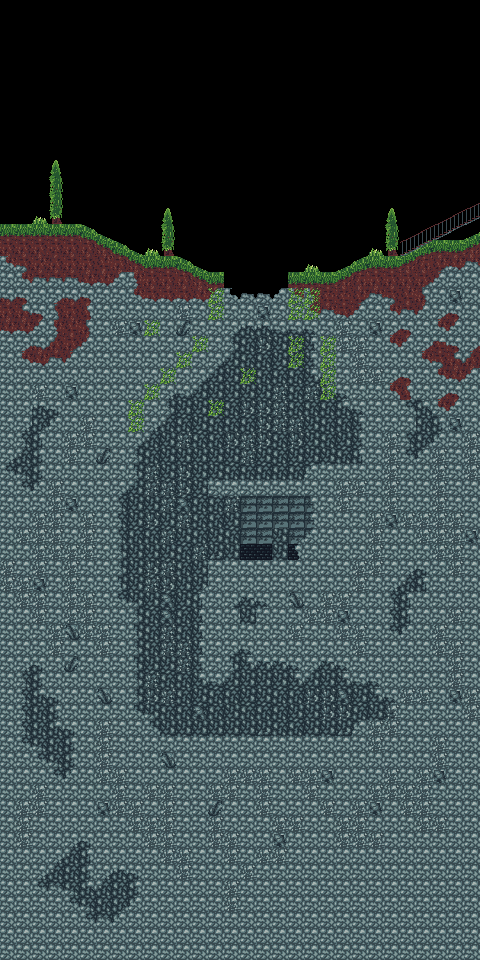

This is a level from a 2D game, rendered from its Tiled map with the project's own tilesets. A one-line summary and the map file follow, with tile-layer data summarised:
An orthogonal 30x60 tile map with 16x16 px tiles, 4 tile layers (Tile Layer 1, Tile Layer 2, Tile Layer 3, Tile Layer 4), 4 tilesets and 64 objects.

<map version="1.10" tiledversion="1.10.2" orientation="orthogonal" renderorder="right-down" width="30" height="60" tilewidth="16" tileheight="16" infinite="0" nextlayerid="13" nextobjectid="109">
 <properties>
  <property name="defaultZoom" type="float" value="0.15" />
  <property name="weatherParticleTextures" value="textures/raindrop.png" />
  <property name="weatherParticlesSpawnAngle" type="float" value="66" />
  <property name="weatherParticlesSpeed" type="float" value="7" />
  <property name="weatherParticlesSpread" type="float" value="90" />
 </properties>
 <tileset firstgid="1" source="../tilesets/mergedTextures.tsx" />
 <tileset firstgid="41" source="../tilesets/terrain.tsx" />
 <tileset firstgid="149" source="../tilesets/decor.tsx" />
 <tileset firstgid="249" source="../tilesets/crystals.tsx" />
 <layer id="1" name="Tile Layer 1" width="30" height="60">
  <data>[1800 cells, 541 non-empty, 2 distinct tile ids]</data>
 </layer>
 <layer id="7" name="Tile Layer 2" width="30" height="60">
  <data>[1800 cells, 18 non-empty, 2 distinct tile ids]</data>
 </layer>
 <layer id="6" name="Tile Layer 3" width="30" height="60">
  <data>[1800 cells, 1129 non-empty, 54 distinct tile ids]</data>
 </layer>
 <layer id="8" name="Tile Layer 4" width="30" height="60">
  <data>[1800 cells, 281 non-empty, 14 distinct tile ids]</data>
 </layer>
 <objectgroup id="3" name="LevelCollision" visible="0">
  <object id="2" x="0" y="224" width="76" height="16" />
  <object id="4" x="76" y="224">
   <polygon points="0,0 64,32 64,48 0,16" />
  </object>
  <object id="5" x="140" y="256" width="32" height="16" />
  <object id="6" x="172" y="256">
   <polygon points="0,0 32,16 32,32 0,16" />
  </object>
  <object id="8" x="204" y="272" width="20" height="16" />
  <object id="16" x="208" y="288" width="16" height="80" />
  <object id="36" x="112" y="352" width="96" height="32" />
  <object id="37" x="96" y="384" width="32" height="96" />
  <object id="38" x="84" y="480" width="28" height="112" />
  <object id="39" x="96" y="592" width="32" height="144" />
  <object id="40" x="112" y="736" width="336" height="16" />
  <object id="41" x="208" y="592" width="16" height="80" />
  <object id="43" x="208" y="560" width="16" height="32" />
  <object id="46" x="224" y="560" width="144" height="16" />
  <object id="47" x="208" y="480" width="112" height="16" />
  <object id="48" x="304" y="496" width="32" height="64" />
  <object id="49" x="304" y="464" width="80" height="16" />
  <object id="50" x="336" y="368" width="32" height="16" />
  <object id="51" x="352" y="384" width="32" height="80" />
  <object id="52" x="320" y="320" width="32" height="48" />
  <object id="55" x="288" y="272" width="48" height="32" />
  <object id="56" x="304" y="304" width="32" height="16" />
  <object id="57" x="336" y="272" width="48" height="16" />
  <object id="59" x="436" y="144" width="16" height="112" />
  <object id="61" x="128" y="720" width="16" height="16" />
  <object id="62" x="368" y="720" width="48" height="16" />
  <object id="63" x="400" y="672" width="16" height="48" />
  <object id="64" x="352" y="656" width="64" height="16" />
  <object id="65" x="256" y="640" width="112" height="16" />
  <object id="68" x="436" y="240">
   <polygon points="0,0 48,-24 48,0" />
  </object>
  <object id="69" x="48" y="160" width="16" height="64" />
  <object id="87" x="340" y="272">
   <polygon points="0,0 32,-16 32,0" />
  </object>
  <object id="88" x="372" y="256" width="60" height="16" />
  <object id="89" x="404" y="256">
   <polygon points="0,0 32,-16 32,0" />
  </object>
  <object id="91" x="436" y="240" width="16" height="16" />
 </objectgroup>
 <objectgroup id="10" name="CameraModes" visible="0">
  <object id="98" x="160" y="172" width="208" height="208">
   <properties>
    <property name="cameramode" value="center" />
    <property name="targetzoom" type="float" value="0.32" />
   </properties>
  </object>
  <object id="99" x="104" y="380" width="264" height="192">
   <properties>
    <property name="cameramode" value="center" />
    <property name="targetzoom" type="float" value="0.32" />
   </properties>
  </object>
  <object id="100" x="104" y="572" width="316" height="204">
   <properties>
    <property name="cameramode" value="center" />
    <property name="targetzoom" type="float" value="0.32" />
   </properties>
  </object>
 </objectgroup>
 <objectgroup id="12" name="Hints">
  <object id="105" x="176" y="704" width="16" height="16">
   <properties>
    <property name="button" value="Y" />
    <property name="showDist" type="float" value="20" />
   </properties>
  </object>
  <object id="106" x="288" y="704" width="16" height="16">
   <properties>
    <property name="button" value="Y" />
    <property name="showDist" type="float" value="20" />
   </properties>
  </object>
  <object id="107" x="264" y="512" width="16" height="16">
   <properties>
    <property name="button" value="Y" />
    <property name="showDist" type="float" value="20" />
   </properties>
  </object>
 </objectgroup>
 <objectgroup id="9" name="PuzzleObjects" visible="0">
  <object id="70" x="224" y="272" width="64" height="16">
   <properties>
    <property name="activators" value="0" />
    <property name="deactivateAfterSeconds" type="float" value="0" />
    <property name="defaultActivated" type="bool" value="false" />
    <property name="loopAnimation" type="bool" value="false" />
    <property name="permanentlyActivated" type="bool" value="false" />
    <property name="puzzlePieceId" type="int" value="2" />
    <property name="textureFilePath" value="" />
    <property name="type" value="ToggleCollision" />
   </properties>
  </object>
  </objectgroup>
 <objectgroup id="11" name="DialogueObjects">
  <!-- 2 objects omitted --></objectgroup>
 <objectgroup id="4" name="EntitySpawner" visible="0">
  <!-- 1 objects omitted --></objectgroup>
 <objectgroup id="5" name="LevelSwitch" visible="0">
  <!-- 2 objects omitted --></objectgroup>
</map>
<!-- 22 of 64 objects omitted -->
